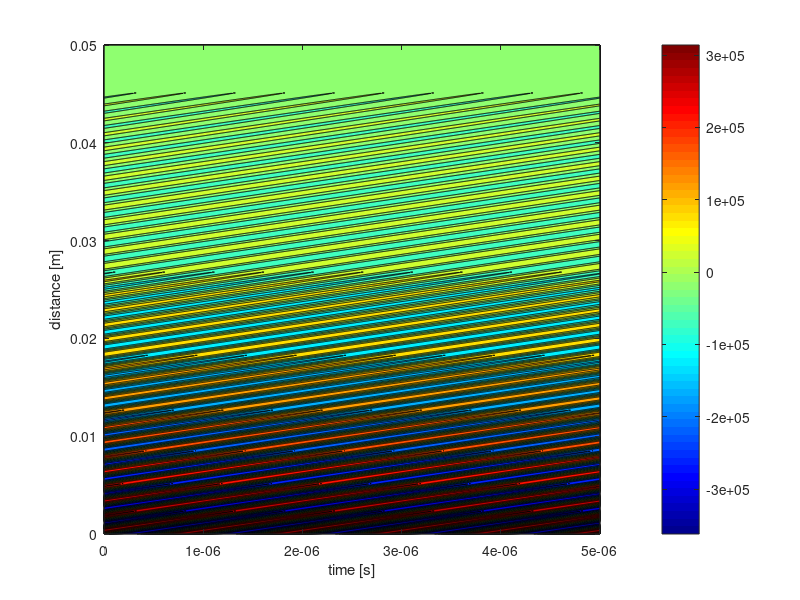
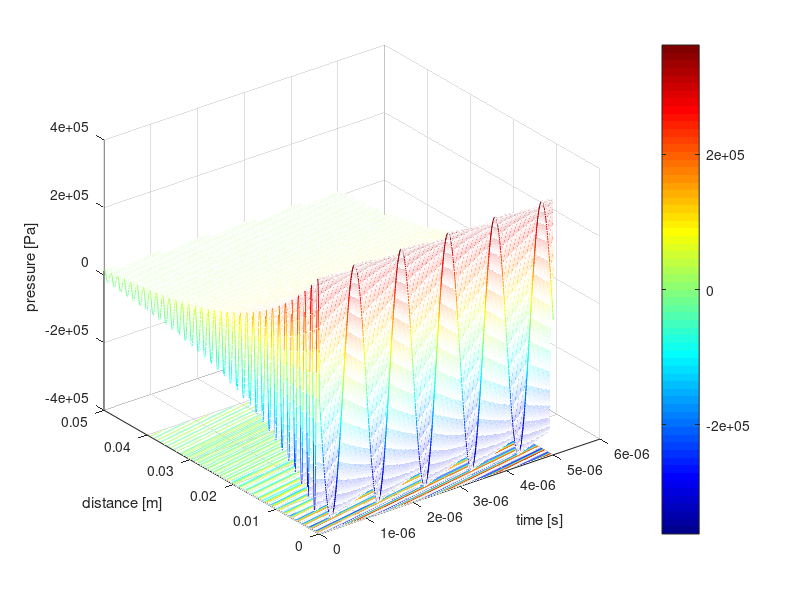

The MATLAB script that drew these images, in order:
clear all; close all; clc;
x=0.0000042;

% variables
w=2*pi*10^6;                  % System frequency in rad/s
a=2.5*10^-3;                     % Radius of the piezoelectric plate
rho=7.8*10^3;                    % Piezoelectric plate density
c_33=16.6*10^10;                 % Elastic constant of the plate
d=2*10^-3;                       % plate thickness
Z_b=x*w;                        % Acoustic impedance of the backing plate (this is a function of frequency)
d_33=265*10^-12;                 % Piezoelectric charge coefficient
s_33=14.2*10^-12;                % Elastic compliance coefficient
epsilon_0=8.854*10^-12;          % Vacuum permitivity
epsilon_33=1200*epsilon_0;       % relativity Permativity
Beta_33= epsilon_0/epsilon_33;   % the dielectric impermeability of the plate at constant strain,
% equations
h_33= d_33/(s_33*epsilon_33);    % Piezoelectric stiffness constant for the plate
v_o=sqrt(c_33/rho);              % compressional wave speed from piezoelectric
k=w/v_o;                         % wave number for the peizoelectric plate
S=pi*a^2;                        % Piezoelectric surface area
C_o=S/(Beta_33*d);               % the clamped capacitance of the plate
n=h_33*C_o;                      % A given constant
Z_o=rho*v_o*S;                   % plane wave acoustic impedance of the piezoelectric plate

% Matricies
TAe_matrix=[1/n n/(1i*w*C_o); -1i*w*C_o 0];          %Transducer electrical matrix
TAa_matrix=(1/(Z_b-1i*Z_o*tan(k*d/2)))*[Z_b+1i*Z_o*cot(k*d) (Z_o)^2+1i*Z_o*Z_b*cot(k*d); 1 Z_b-2*1i*Z_o*tan(k*d/2)];     %Transducer acoustic matrix

TA_matrix=TAe_matrix*TAa_matrix; %Sittig model matrix

%equations
c=1500;                  % compresisonal wave speed in fluid
S_a=S;                   % effective face area of the transducer
rho_2=900;               % density of the fluid
Z_r=S_a*c*rho_2;         % Acoustic radiation impedance - just in case we want to put in the Ka condition later.

S_vI=1/(Z_r*TA_matrix(2,1)+TA_matrix(2,2)); %Sensitivity for vI.

Z_in=(Z_r*TA_matrix(1,1)+TA_matrix(1,2))/(Z_r*TA_matrix(2,1)+TA_matrix(2,2)); %Electrical impedance of the transducer

S_FV=Z_r*S_vI/Z_in; %Sensitivity FV


t = linspace(0,10*pi/w,1000);
x = linspace(0,50*10^-3,1000);
alfa = -40;
V_in = zeros(1000,1);
F = zeros(1000,1);
P = zeros(1000,1);
expression = zeros(1000,1000);

% for ko = 1:1000
%     for lim = 1:1000
% V_in(ko) = 150*exp(1i*w*t(ko));     %The input voltage (frequency domain/time)
% V_in(ko) = 150*sin(w*t(ko));     %The input voltage (frequency domain/time)
% F(ko) =  V_in(ko)*S_FV;            %The force output with a certain frequency
% P(ko) = F(ko)/S;                   %Pressure at the transducer face
% expression(ko,lim) = (P(ko)) * exp(alfa*x(lim));
%     end
% end
V_M = 150;
lambda = 1.5*10^-3;
P = S_FV * V_M/S;
damp_coeff = 60;
exp1 = zeros(1000,1000);

for to = 1:1000
    for gi = 1:1000
    exp1(to,gi) = P * exp(1i*w*t(gi)-1i*x(to)*2*pi/lambda - damp_coeff * x(to));
    end
end







% [x,t] = meshgrid(x,t);
% surf(x,t,abs(expression)

figure
contourf(t, x, real(exp1), 14); colormap jet; colorbar;
xlabel('time [s]'); ylabel('distance [m]'); 
figure
meshc(t, x, real(exp1)); colormap jet; colorbar;
xlabel('time [s]'); ylabel('distance [m]'); zlabel('pressure [Pa]')

s = tf('s');     %initialize laplace variable
rho_air = 1.225; %kg/m^3
rho_oil = 0.91;
visc_oil = 1.3; 
R = 0.05*10^-3;
A_b = pi*R^2;
m_b = rho_air * (4/3) * pi * R^3;
tf_particle = A_b/(m_b * (1i*w)^2 + 6*pi*R*rho_oil*visc_oil*(1i*w));

p_grad = zeros(1000,1000);

for ji = 2:999
    for hi = 1:1000
        p_grad(hi,ji) = exp1(hi,ji+1) - exp1(hi,ji-1);
    end
end

tf_Vin_xout = tf_particle * p_grad;

